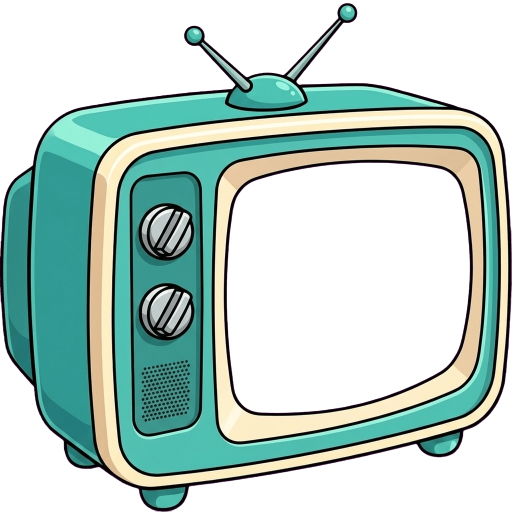
#> input picture assets/plaza/crt-tv.png, 1024 x 1024 px, found by its file name (shown at 1/2 size)
$ python make_zip.py
#> lines starting #> are read from the running program, lines starting #| are printed output that depends on the picture; after the words box and inside, x2 and y2 are one past the last pixel; in counts of white or black regions, pixels touching at a corner belong together
import zipfile, os
from PIL import Image, ImageDraw
P = '/app/frontend/public/assets/'
tv = Image.open(P + 'plaza/crt-tv.png').convert('RGBA').transpose(Image.FLIP_LEFT_RIGHT)
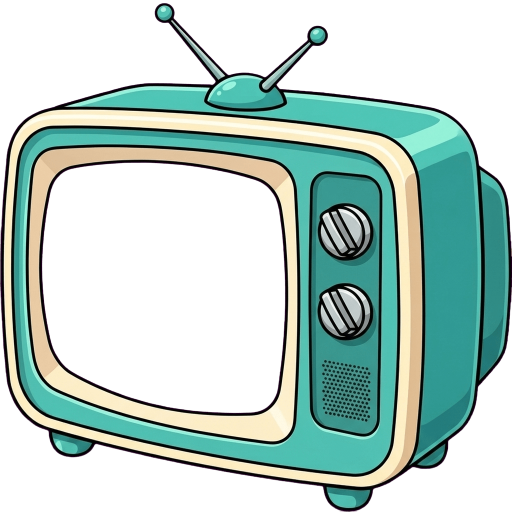
#> tv: PIL image 1024x1024 RGBA (shown at 1/2 size); mean R, G, B, A 89.5, 133.9, 108.4, 125.4; transparent parts drawn white
W, H = tv.size
#> W = 1024; H = 1024
sx, sy, sw, sh = int(0.078 * W), int(0.313 * H), int(0.485 * W), int(0.498 * H)
#> sx = 79; sy = 320; sw = 496; sh = 509
base = Image.new('RGBA', tv.size, (0, 0, 0, 0))
#> base: PIL image 1024x1024 RGBA; every value is 0
scr = Image.new('RGBA', (sw, sh), (11, 16, 51, 255))
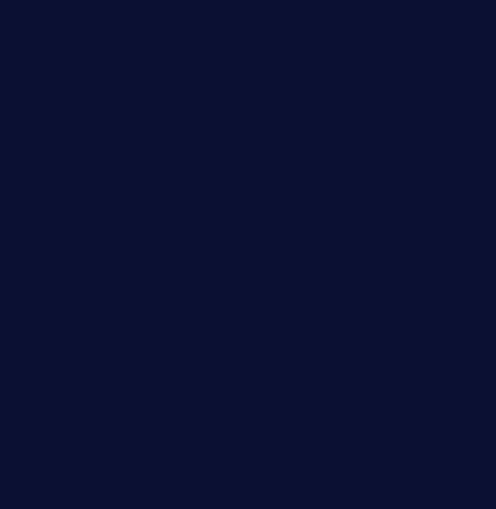
#> scr: PIL image 496x509 RGBA; mean R, G, B, A 11, 16, 51, 255
mask = Image.new('L', (sw, sh), 0)
#> mask: PIL image 496x509 L; every value is 0
ImageDraw.Draw(mask).rounded_rectangle((0, 0, sw - 1, sh - 1), radius=int(sw * 0.1), fill=255)
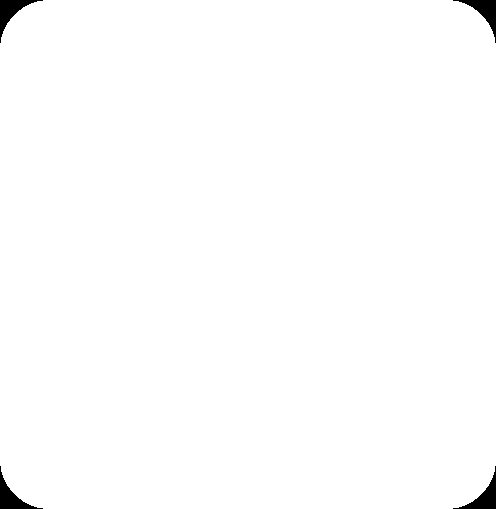
#> mask: PIL image 496x509 L; 99.2% white; 4 black regions, box (x1, y1, x2, y2) and area: (0, 0, 43, 43) 529, (453, 0, 496, 43) 529, (0, 466, 43, 509) 529, (453, 466, 496, 509) 529
#> (the run stopped early here; a loop or call above may not have finished)

$ run again, with assets/plaza/clammo-1.webp saved as assets/plaza/crt-tv.png
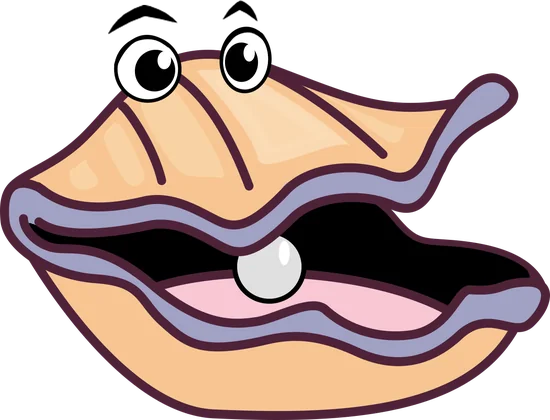
#> input picture assets/plaza/clammo-1.webp, 550 x 420 px, found by its file name
#> `tv = Image.open(P + 'plaza/crt-tv.png').convert('RGBA').transpose(Imag..`:
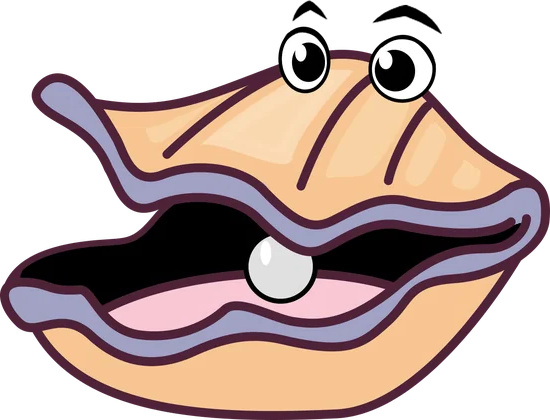
#> tv: PIL image 550x420 RGBA; mean R, G, B, A 99.7, 79.5, 75.3, 159.4; transparent parts drawn white
#> base: PIL image 550x420 RGBA; every value is 0

$ run again, with assets/plaza/clammo-2.webp saved as assets/plaza/crt-tv.png
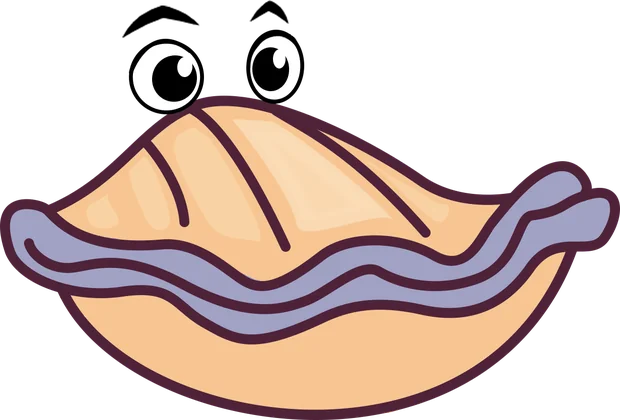
#> input picture assets/plaza/clammo-2.webp, 620 x 420 px, found by its file name
#> `tv = Image.open(P + 'plaza/crt-tv.png').convert('RGBA').transpose(Imag..`:
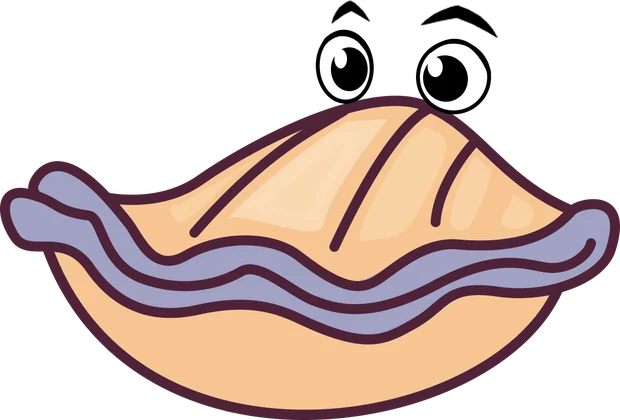
#> tv: PIL image 620x420 RGBA; mean R, G, B, A 95.7, 76.7, 70.8, 134.2; transparent parts drawn white
#> base: PIL image 620x420 RGBA; every value is 0
#> `ImageDraw.Draw(mask).rounded_rectangle((0, 0, sw - 1, sh - 1), radius=..`:
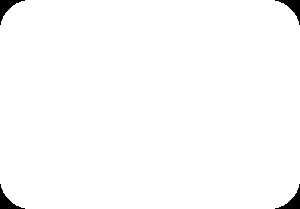
#> mask: PIL image 300x209 L; 98.7% white; 4 black regions, box (x1, y1, x2, y2) and area: (0, 0, 25, 25) 203, (275, 0, 300, 25) 203, (0, 184, 25, 209) 203, (275, 184, 300, 209) 203

$ run again, with assets/plaza/dressing-room.webp saved as assets/plaza/crt-tv.png
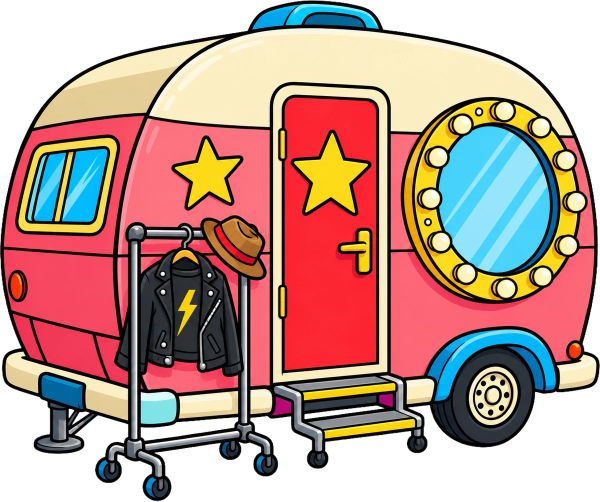
#> input picture assets/plaza/dressing-room.webp, 1200 x 1003 px, found by its file name (shown at 1/2 size)
#> `tv = Image.open(P + 'plaza/crt-tv.png').convert('RGBA').transpose(Imag..`:
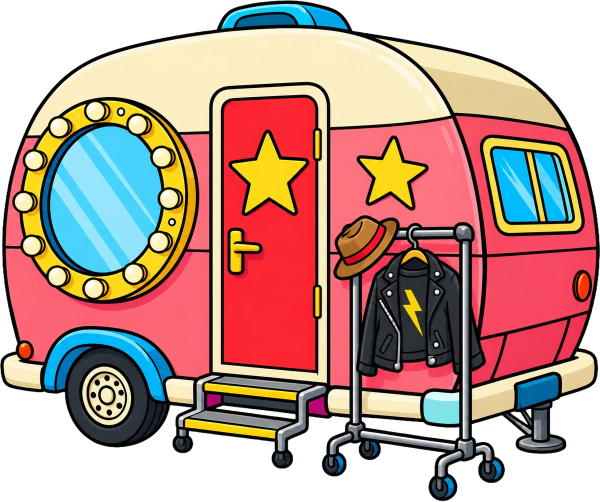
#> tv: PIL image 1200x1003 RGBA (shown at 1/2 size); mean R, G, B, A 126.5, 92.3, 83, 189.6; transparent parts drawn white
#> base: PIL image 1200x1003 RGBA; every value is 0
